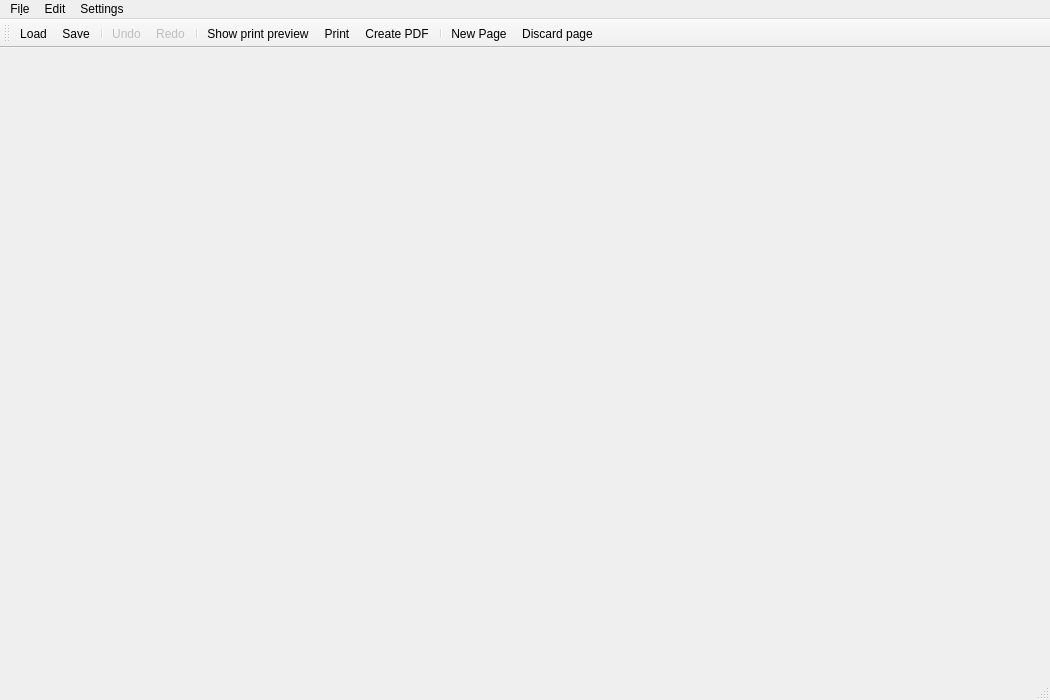
<?xml version="1.0" encoding="UTF-8"?>
<ui version="4.0">
 <class>main_window</class>
 <widget class="QMainWindow" name="main_window">
  <property name="geometry">
   <rect>
    <x>0</x>
    <y>0</y>
    <width>1050</width>
    <height>700</height>
   </rect>
  </property>
  <property name="windowTitle">
   <string>MTGProxyPrinter</string>
  </property>
  <property name="toolButtonStyle">
   <enum>Qt::ToolButtonFollowStyle</enum>
  </property>
  <widget class="CentralWidget" name="central_widget"/>
  <widget class="QMenuBar" name="menubar">
   <property name="geometry">
    <rect>
     <x>0</x>
     <y>0</y>
     <width>1050</width>
     <height>28</height>
    </rect>
   </property>
   <widget class="QMenu" name="menu_file">
    <property name="title">
     <string>Fi&amp;le</string>
    </property>
    <addaction name="action_new_document"/>
    <addaction name="action_load_document"/>
    <addaction name="action_save_document"/>
    <addaction name="action_save_as"/>
    <addaction name="action_print_preview"/>
    <addaction name="action_print"/>
    <addaction name="action_print_pdf"/>
    <addaction name="separator"/>
    <addaction name="action_import_deck_list"/>
    <addaction name="separator"/>
    <addaction name="action_quit"/>
   </widget>
   <widget class="QMenu" name="menu_settings">
    <property name="title">
     <string>Settings</string>
    </property>
    <addaction name="action_show_settings"/>
    <addaction name="action_show_toolbar"/>
    <addaction name="action_download_card_data"/>
    <addaction name="action_cleanup_local_image_cache"/>
    <addaction name="separator"/>
    <addaction name="action_show_changelog"/>
    <addaction name="action_show_about_dialog"/>
   </widget>
   <widget class="QMenu" name="menu_edit">
    <property name="title">
     <string>Edit</string>
    </property>
    <addaction name="action_undo"/>
    <addaction name="action_redo"/>
    <addaction name="separator"/>
    <addaction name="action_edit_document_settings"/>
    <addaction name="action_compact_document"/>
    <addaction name="action_shuffle_document"/>
    <addaction name="action_download_missing_card_images"/>
    <addaction name="separator"/>
    <addaction name="action_new_page"/>
    <addaction name="action_discard_page"/>
   </widget>
   <addaction name="menu_file"/>
   <addaction name="menu_edit"/>
   <addaction name="menu_settings"/>
  </widget>
  <widget class="QStatusBar" name="statusbar"/>
  <widget class="QToolBar" name="toolBar">
   <property name="windowTitle">
    <string>Show toolbar</string>
   </property>
   <property name="toolButtonStyle">
    <enum>Qt::ToolButtonTextBesideIcon</enum>
   </property>
   <attribute name="toolBarArea">
    <enum>TopToolBarArea</enum>
   </attribute>
   <attribute name="toolBarBreak">
    <bool>false</bool>
   </attribute>
   <addaction name="action_load_document"/>
   <addaction name="action_save_document"/>
   <addaction name="separator"/>
   <addaction name="action_undo"/>
   <addaction name="action_redo"/>
   <addaction name="separator"/>
   <addaction name="action_print_preview"/>
   <addaction name="action_print"/>
   <addaction name="action_print_pdf"/>
   <addaction name="separator"/>
   <addaction name="action_new_page"/>
   <addaction name="action_discard_page"/>
  </widget>
  <action name="action_quit">
   <property name="icon">
    <iconset theme="application-exit"/>
   </property>
   <property name="text">
    <string>&amp;Quit</string>
   </property>
   <property name="shortcut">
    <string>Ctrl+Q</string>
   </property>
   <property name="menuRole">
    <enum>QAction::QuitRole</enum>
   </property>
  </action>
  <action name="action_print">
   <property name="icon">
    <iconset theme="document-print-direct"/>
   </property>
   <property name="text">
    <string>&amp;Print</string>
   </property>
   <property name="toolTip">
    <string>Print the current documents</string>
   </property>
   <property name="shortcut">
    <string>Ctrl+P</string>
   </property>
  </action>
  <action name="action_print_preview">
   <property name="icon">
    <iconset theme="document-print-preview"/>
   </property>
   <property name="text">
    <string>&amp;Show print preview</string>
   </property>
   <property name="toolTip">
    <string>Show print preview window</string>
   </property>
  </action>
  <action name="action_print_pdf">
   <property name="icon">
    <iconset theme="viewpdf"/>
   </property>
   <property name="text">
    <string>&amp;Create PDF</string>
   </property>
   <property name="toolTip">
    <string>Create a PDF document</string>
   </property>
  </action>
  <action name="action_discard_page">
   <property name="icon">
    <iconset theme="document-close"/>
   </property>
   <property name="text">
    <string>Discard page</string>
   </property>
   <property name="toolTip">
    <string>Discard this page.</string>
   </property>
  </action>
  <action name="action_show_settings">
   <property name="icon">
    <iconset theme="configure"/>
   </property>
   <property name="text">
    <string>Settings</string>
   </property>
   <property name="menuRole">
    <enum>QAction::PreferencesRole</enum>
   </property>
  </action>
  <action name="action_download_card_data">
   <property name="icon">
    <iconset theme="edit-download"/>
   </property>
   <property name="text">
    <string>Download card data</string>
   </property>
  </action>
  <action name="action_new_page">
   <property name="icon">
    <iconset theme="document-new"/>
   </property>
   <property name="text">
    <string>New Page</string>
   </property>
   <property name="toolTip">
    <string>Add a new, empty page.</string>
   </property>
  </action>
  <action name="action_save_document">
   <property name="icon">
    <iconset theme="document-save"/>
   </property>
   <property name="text">
    <string>Save</string>
   </property>
   <property name="shortcut">
    <string>Ctrl+S</string>
   </property>
  </action>
  <action name="action_new_document">
   <property name="icon">
    <iconset theme="document-replace"/>
   </property>
   <property name="text">
    <string>New</string>
   </property>
   <property name="shortcut">
    <string>Ctrl+N</string>
   </property>
  </action>
  <action name="action_load_document">
   <property name="icon">
    <iconset theme="document-open"/>
   </property>
   <property name="text">
    <string>Load</string>
   </property>
   <property name="shortcut">
    <string>Ctrl+L</string>
   </property>
  </action>
  <action name="action_save_as">
   <property name="icon">
    <iconset theme="document-save-as"/>
   </property>
   <property name="text">
    <string>Save as …</string>
   </property>
  </action>
  <action name="action_show_about_dialog">
   <property name="text">
    <string>About…</string>
   </property>
   <property name="menuRole">
    <enum>QAction::AboutRole</enum>
   </property>
  </action>
  <action name="action_show_changelog">
   <property name="text">
    <string>Show Changelog</string>
   </property>
  </action>
  <action name="action_compact_document">
   <property name="icon">
    <iconset theme="format-align-vertical-top"/>
   </property>
   <property name="text">
    <string>Compact document</string>
   </property>
   <property name="toolTip">
    <string>Minimize page count: Fill empty slots on pages by moving cards from the end of the document</string>
   </property>
  </action>
  <action name="action_edit_document_settings">
   <property name="icon">
    <iconset theme="document-properties"/>
   </property>
   <property name="text">
    <string>Edit document settings</string>
   </property>
   <property name="toolTip">
    <string>Configure page size, margins, image spacings for the currently edited document.</string>
   </property>
  </action>
  <action name="action_import_deck_list">
   <property name="icon">
    <iconset theme="document-import"/>
   </property>
   <property name="text">
    <string>Import Deck list</string>
   </property>
   <property name="toolTip">
    <string>Import a deck list from online sources</string>
   </property>
  </action>
  <action name="action_cleanup_local_image_cache">
   <property name="icon">
    <iconset theme="edit-clear-history"/>
   </property>
   <property name="text">
    <string>Cleanup card images</string>
   </property>
   <property name="toolTip">
    <string>Delete locally stored card images you no longer need.</string>
   </property>
  </action>
  <action name="action_show_toolbar">
   <property name="checkable">
    <bool>true</bool>
   </property>
   <property name="checked">
    <bool>true</bool>
   </property>
   <property name="text">
    <string>Show toolbar</string>
   </property>
   <property name="shortcut">
    <string>Ctrl+M</string>
   </property>
  </action>
  <action name="action_download_missing_card_images">
   <property name="icon">
    <iconset theme="edit-download"/>
   </property>
   <property name="text">
    <string>Download missing card images</string>
   </property>
  </action>
  <action name="action_shuffle_document">
   <property name="icon">
    <iconset theme="shuffle"/>
   </property>
   <property name="text">
    <string>Shuffle document</string>
   </property>
   <property name="toolTip">
    <string>Randomly rearrange all card image.
If you want to quickly print a full deck for playing,
use this to reduce the initial deck shuffling required</string>
   </property>
  </action>
  <action name="action_undo">
   <property name="enabled">
    <bool>false</bool>
   </property>
   <property name="icon">
    <iconset theme="edit-undo"/>
   </property>
   <property name="text">
    <string>Undo</string>
   </property>
  </action>
  <action name="action_redo">
   <property name="enabled">
    <bool>false</bool>
   </property>
   <property name="icon">
    <iconset theme="edit-redo"/>
   </property>
   <property name="text">
    <string>Redo</string>
   </property>
  </action>
 </widget>
 <customwidgets>
  <customwidget>
   <class>CentralWidget</class>
   <extends>QWidget</extends>
   <header>mtg_proxy_printer.ui.central_widget</header>
   <container>1</container>
  </customwidget>
 </customwidgets>
 <resources/>
 <connections>
  <connection>
   <sender>action_show_toolbar</sender>
   <signal>toggled(bool)</signal>
   <receiver>toolBar</receiver>
   <slot>setVisible(bool)</slot>
   <hints>
    <hint type="sourcelabel">
     <x>-1</x>
     <y>-1</y>
    </hint>
    <hint type="destinationlabel">
     <x>499</x>
     <y>48</y>
    </hint>
   </hints>
  </connection>
  <connection>
   <sender>toolBar</sender>
   <signal>visibilityChanged(bool)</signal>
   <receiver>action_show_toolbar</receiver>
   <slot>setChecked(bool)</slot>
   <hints>
    <hint type="sourcelabel">
     <x>499</x>
     <y>48</y>
    </hint>
    <hint type="destinationlabel">
     <x>-1</x>
     <y>-1</y>
    </hint>
   </hints>
  </connection>
 </connections>
</ui>
